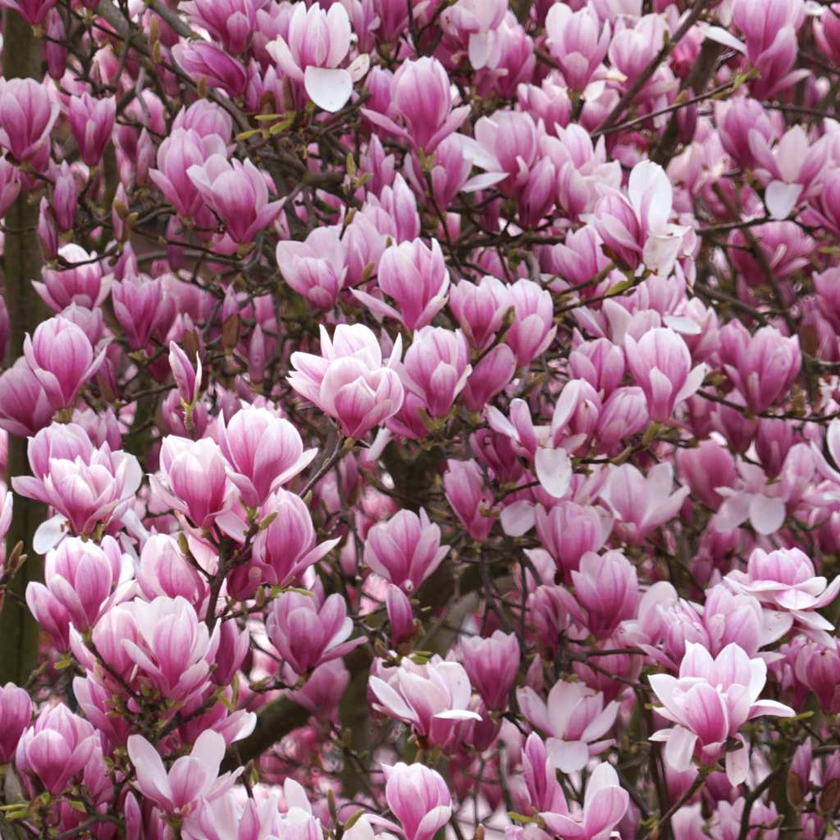
#> input picture images/1024_flowers.png, 840 x 840 px, shrunk from 1024 x 1024 before the run; its folder holds only this picture in this run
$ python filter.py
#> lines starting #> are read from the running program, lines starting #| are printed output that depends on the picture; after the words box and inside, x2 and y2 are one past the last pixel; in counts of white or black regions, pixels touching at a corner belong together
import os
import subprocess
import cv2
import numpy as np

subprocess.check_output("rm -rf thresholded *_t.png",shell=True, universal_newlines=True)
#> (this line was passed over: subprocess is not available in this run)

for dirname, _, filenames in os.walk('.'):
    for filename in filenames:
        fname, ext = filename.split(".")
        if(ext != "png"): continue
        print(filename)
        image1 = cv2.imread(filename)
#> image1 is the input picture: shape (840, 840, 3); mean B, G, R 122.8, 104.7, 147.8
        img = cv2.cvtColor(image1, cv2.COLOR_BGR2GRAY)
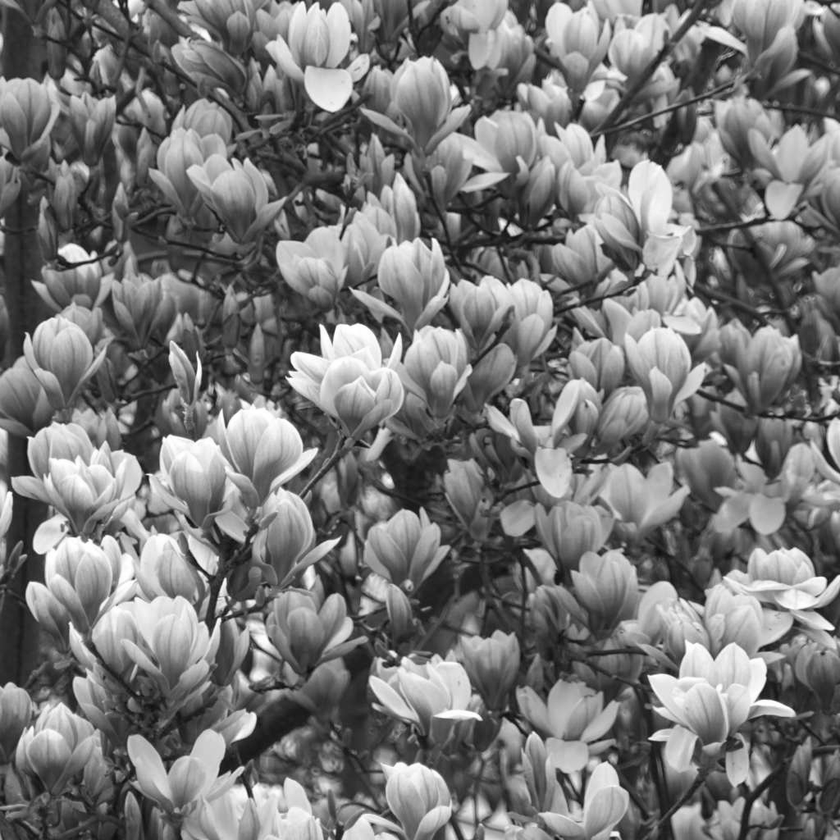
#> img: shape (840, 840); min 6, max 255, mean 119.6
        thresh = cv2.adaptiveThreshold(img, 255, cv2.ADAPTIVE_THRESH_GAUSSIAN_C,
                                          cv2.THRESH_BINARY, 127, 5)
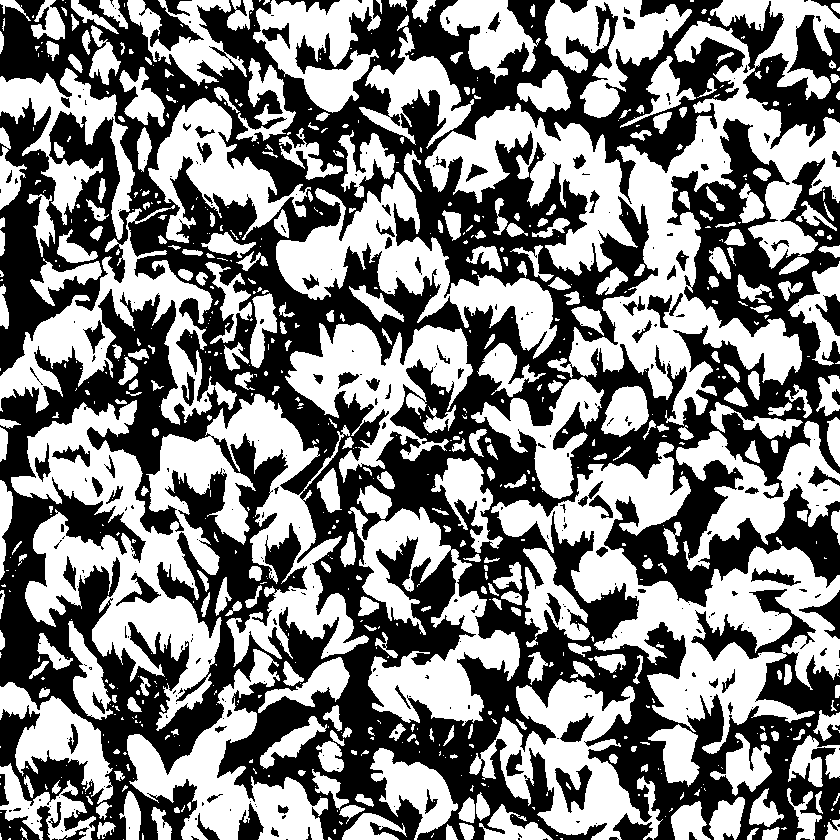
#> thresh: shape (840, 840); 50.3% white; 334 black regions (238 under 20 px), largest, box (x1, y1, x2, y2) and area: (0, 0, 840, 840) 333879, (139, 0, 204, 51) 1138, (555, 765, 592, 813) 799
        cv2.imwrite(f"{fname}_t.png", thresh)

subprocess.check_output(f"mkdir thresholded && mv *_t.png thresholded",shell=True, universal_newlines=True)
#> (this line was passed over: subprocess is not available in this run)

$ run again, on images/256_beans.png
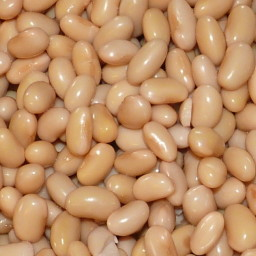
#> input picture images/256_beans.png, 256 x 256 px
#> image1 is the input picture: shape (256, 256, 3); mean B, G, R 102, 143.7, 191
#> `img = cv2.cvtColor(image1, cv2.COLOR_BGR2GRAY)`:
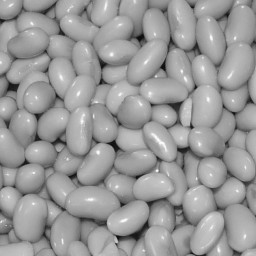
#> img: shape (256, 256); min 10, max 253, mean 153.1
#> `thresh = cv2.adaptiveThreshold(img, 255, cv2.ADAPTIVE_THRESH_GAUSSIAN_..`:
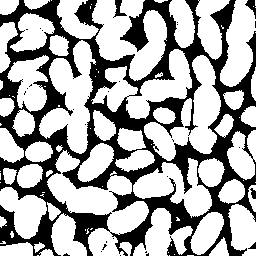
#> thresh: shape (256, 256); 65.7% white; 30 black regions (25 under 20 px), largest, box (x1, y1, x2, y2) and area: (0, 0, 256, 256) 22117, (113, 0, 127, 18) 101, (245, 0, 256, 19) 91, (250, 188, 256, 199) 43, (248, 242, 256, 249) 29

$ run again, on images/256_bricks.png
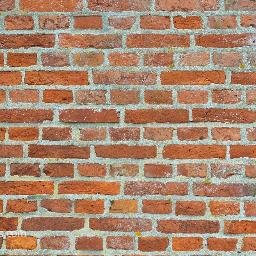
#> input picture images/256_bricks.png, 256 x 256 px
#> image1 is the input picture: shape (256, 256, 3); mean B, G, R 112.9, 135.7, 171.1
#> `img = cv2.cvtColor(image1, cv2.COLOR_BGR2GRAY)`:
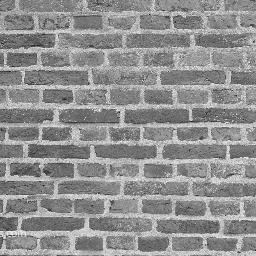
#> img: shape (256, 256); min 3, max 254, mean 143.7
#> `thresh = cv2.adaptiveThreshold(img, 255, cv2.ADAPTIVE_THRESH_GAUSSIAN_..`:
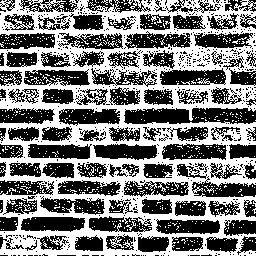
#> thresh: shape (256, 256); 48.4% white; 993 white regions (984 under 20 px), largest, box (x1, y1, x2, y2) and area: (0, 0, 256, 256) 29620, (126, 221, 136, 231) 26, (232, 37, 247, 44) 24

$ run again, on images/128_apple.png
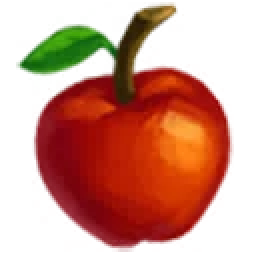
#> input picture images/128_apple.png, 128 x 128 px (shown 2 times larger)
#> image1 is the input picture: shape (128, 128, 3); mean B, G, R 138, 153.1, 206.5
#> `img = cv2.cvtColor(image1, cv2.COLOR_BGR2GRAY)`:
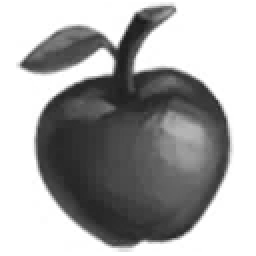
#> img: shape (128, 128) (shown 2 times larger); min 26, max 255, mean 167.3
#> `thresh = cv2.adaptiveThreshold(img, 255, cv2.ADAPTIVE_THRESH_GAUSSIAN_..`:
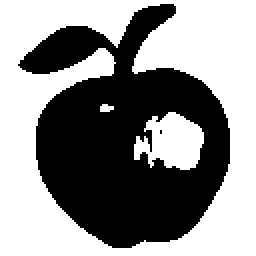
#> thresh: shape (128, 128) (shown 2 times larger); 55.6% white; 2 black regions (1 under 20 px), largest, box (x1, y1, x2, y2) and area: (9, 2, 115, 124) 7278
